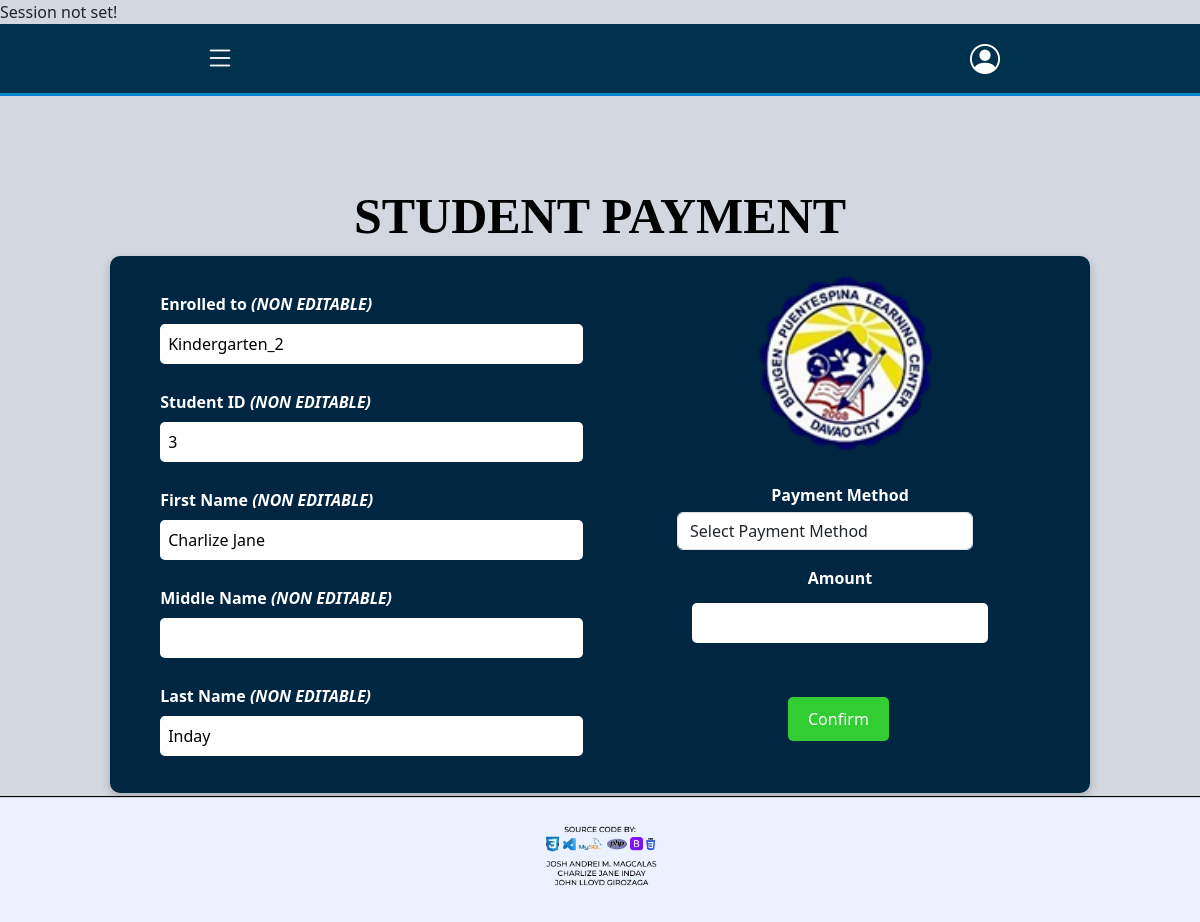
Page /website/payment-form.php?student_id=3 on the committed database.
### tables this page shows
CREATE TABLE `tbl_student_info` (
  `student_id` int(11) NOT NULL,
  `enroll_category` enum('Nursery','Kindergarten_1','Kindergarten_2') DEFAULT NULL,
  `schoolyear` varchar(10) DEFAULT NULL,
  `last_name` varchar(50) NOT NULL,
  `first_name` varchar(100) NOT NULL,
  `middle_name` varchar(50) DEFAULT NULL,
  `street` text NOT NULL,
  `city` varchar(50) DEFAULT NULL,
  `zip_code` int(4) NOT NULL,
  `birthdate` date NOT NULL,
  `sex` enum('Male','Female') NOT NULL,
  `parent1` varchar(50) DEFAULT NULL,
  `parent1_contact` int(12) DEFAULT NULL,
  `parent2` varchar(50) DEFAULT NULL,
  `parent2_contact` int(12) DEFAULT NULL,
  `emergency_fullname` varchar(50) NOT NULL,
  `emergency_relationship` enum('mother','father','guardian','others') NOT NULL,
  `emergency_address` text NOT NULL,
  `emergency_contact_no` int(12) NOT NULL,
  `created_by` int(11) DEFAULT NULL,
  `date_created` timestamp NOT NULL DEFAULT current_timestamp(),
  `updated_by` int(11) DEFAULT NULL,
  `date_updated` timestamp NOT NULL DEFAULT current_timestamp(),
  `isactive` tinyint(1) NOT NULL
);

### website/payment-form.php (the view, shortened to what this page needs)
<?php
    include "../database/dbconnect.php";
    if(isset($_GET["student_id"])){
        $student_id = $_GET["student_id"];
        $stmt = $conn->prepare("	SELECT
                                            enroll_category,
                                            last_name,
                                            first_name,
                                            middle_name
                                        FROM
                                            tbl_student_info
                                        WHERE
                                            isactive = 1
                                        AND
                                            student_id= ?;");
        $stmt->bind_param("i", $student_id);
        $stmt->execute();
        $result = $stmt->get_result();
        if ($result->num_rows > 0) {
            $row = $result->fetch_assoc();
        } else {
            die("Student not found!");
        }
    } else {
        die("Invalid request!");
    }
    $enroll_category = $row["enroll_category"];
    $last_name = $row["last_name"];
    $first_name = $row["first_name"];
    $middle_name = $row["middle_name"];
?>
<!DOCTYPE html>
<html lang="en">
<head>
    <link href="https://cdn.jsdelivr.net/npm/bootstrap-icons/font/bootstrap-icons.css" rel="stylesheet">
    <link rel="stylesheet" href="https://cdnjs.cloudflare.com/ajax/libs/font-awesome/6.7.2/css/all.min.css">
    <link rel="stylesheet" href="../style/payment-style.css">
    <link href="https://cdn.jsdelivr.net/npm/bootstrap@5.3.2/dist/css/bootstrap.min.css" rel="stylesheet">
</head>
<body>
    <?php include"../Layouts/navbar.php"?>
    <div class="form-wrapper">
    <form action="../database/db_payment_student.php" method="POST">
        <div class="form-container">
        <h2 class="payment-header">STUDENT PAYMENT</h2>
        <div class="container-form">
            <div style="width: 45%">
                <label>Enrolled to <i>(NON EDITABLE)</i></label>
                <input type="text" id="enroll_category" name="enroll_category" value="<?= htmlspecialchars($enroll_category); ?>" readonly>
                <label>Student ID <i>(NON EDITABLE)</i></label>
                <input type="text" id="student_id" name="student_id" value="<?= htmlspecialchars($student_id); ?>" readonly>
                <label>First Name <i>(NON EDITABLE)</i></label>
                <input type="text" id="first_name" name="first_name" value="<?= htmlspecialchars($first_name); ?>" readonly>
                <label>Middle Name <i>(NON EDITABLE)</i></label>
                <input type="text" id="middle_name" name="middle_name" value="<?= htmlspecialchars($middle_name); ?>" readonly>
                <label>Last Name <i>(NON EDITABLE)</i></label>
                <input type="text" id="last_name" name="last_name" value="<?= htmlspecialchars($last_name); ?>" readonly>
            </div>
            <div style="width: 45%; text-align: center;">
                <div class="card-icon">
                    <img src="../images/SCHOOL_LOGO.png" alt="Card Icon">
                </div>
                <div class="payment-section">
                        <label class="payment-label" for="payment-method">Payment Method</label>
                        <select class="form-control" id="payment_method" name="payment_method" required>
                            <option value="" disabled selected>Select Payment Method</option>
                        </select>
                        <label class="payment-label" for="amount">Amount</label>
                        <input class="payment-input" type="number" id="pay" name="pay" required>
                </div>
                        <div style="margin-top: 18px">
                            <button class="confirm-btn">Confirm</button>
                        </div>
                    </form>
                </div>
    <div class="footer">
        <img src="../images/FOOTER.png" alt="Footer" class="footer-img">
    </div>
</body>
</html>

### style/payment-style.css (style rules this page uses)
.form-container { display: flex; flex-direction: column; align-items: center; }
.payment-header { font-size: 50px; font-family: Tinos; font-weight: bold; color: black; margin-bottom: 10px; text-align: center; }
.form-wrapper { display: flex; flex-direction: column; align-items: center; justify-content: flex-start; min-height: calc(100vh - 100px); padding-top: 90px; gap: 15px; }
.container-form { background-color: #012641; color: white; padding: 20px; border-radius: 10px; width: 157%; height: 537px; display: flex; flex-wrap: wrap; justify-content: space-between; box-shadow: 0 4px 10px rgba(0, 0, 0, 0.2); }
.container-form label { display: block; width: 100%; margin-top: 16px; margin-left: 30px; font-weight: bold; }
.container-form input { width: 100%; padding: 8px; border-radius: 5px; border: none; margin-top: 8px; margin-bottom: 10px; margin-left: 30px; }
.payment-section { display: flex; flex-direction: column; align-items: center; justify-content: center; width: 70%; margin-top: 12px; margin-left: 30px ; }
.payment-label { text-align: center; font-weight: bold; display: block; margin-bottom: 5px; }
.payment-input { width: 330px; padding: 8px; text-align: center; border: 1px solid #ccc; border-radius: 5px; font-size: 16px; margin-left: 30px; }
.card-icon img { width: 55%; margin-right: 30px; }
.confirm-btn { background-color: #32cd32; color: white; border: none; padding: 10px 20px; border-radius: 5px; cursor: pointer; margin-top: 26px; margin-right: 40px; }
.footer img { width: 100%; margin-top: auto; position: relative; bottom: auto; left: 0; }

### Layouts/navbar.php (style rules this page uses)
body { background-color: #d3d7df; margin: 0; padding: 0; }

### rows in the picture
tbl_student_info: enroll_category "Kindergarten_2", first_name "Charlize Jane", last_name "Inday"
